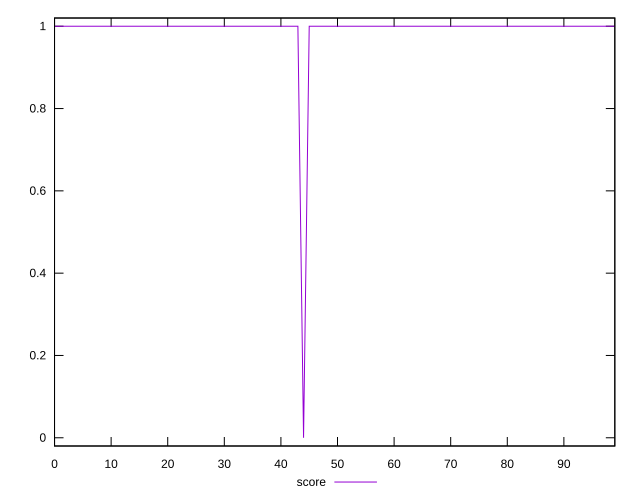

Generate this figure with gnuplot:
reset

$score <<EOF
0 1
1 1
2 1
3 1
4 1
5 1
6 1
7 1
8 1
9 1
10 1
11 1
12 1
13 1
14 1
15 1
16 1
17 1
18 1
19 1
20 1
21 1
22 1
23 1
24 1
25 1
26 1
27 1
28 1
29 1
30 1
31 1
32 1
33 1
34 1
35 1
36 1
37 1
38 1
39 1
40 1
41 1
42 1
43 1
44 0
45 1
46 1
47 1
48 1
49 1
50 1
51 1
52 1
53 1
54 1
55 1
56 1
57 1
58 1
59 1
60 1
61 1
62 1
63 1
64 1
65 1
66 1
67 1
68 1
69 1
70 1
71 1
72 1
73 1
74 1
75 1
76 1
77 1
78 1
79 1
80 1
81 1
82 1
83 1
84 1
85 1
86 1
87 1
88 1
89 1
90 1
91 1
92 1
93 1
94 1
95 1
96 1
97 1
98 1
99 1
EOF

set key outside below
set xrange [0:99]
set yrange [-0.02:1.02]
set trange [-0.02:1.02]
set terminal svg size 640, 500 enhanced background rgb 'white'
set output "reprap/server-response-time/samples/pages+cached+noexternal+nomedia+nocss/score/values.svg"

plot $score title "score" with line

reset
